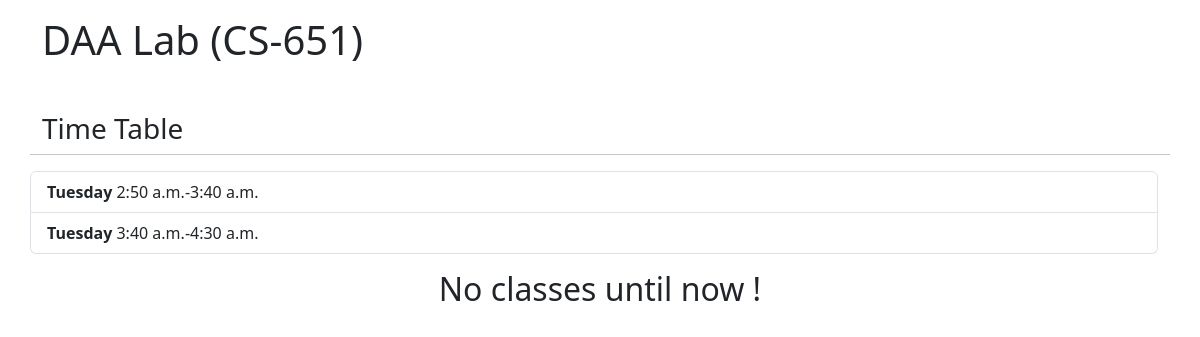
/report/10, run on an earlier commit of the app's database.
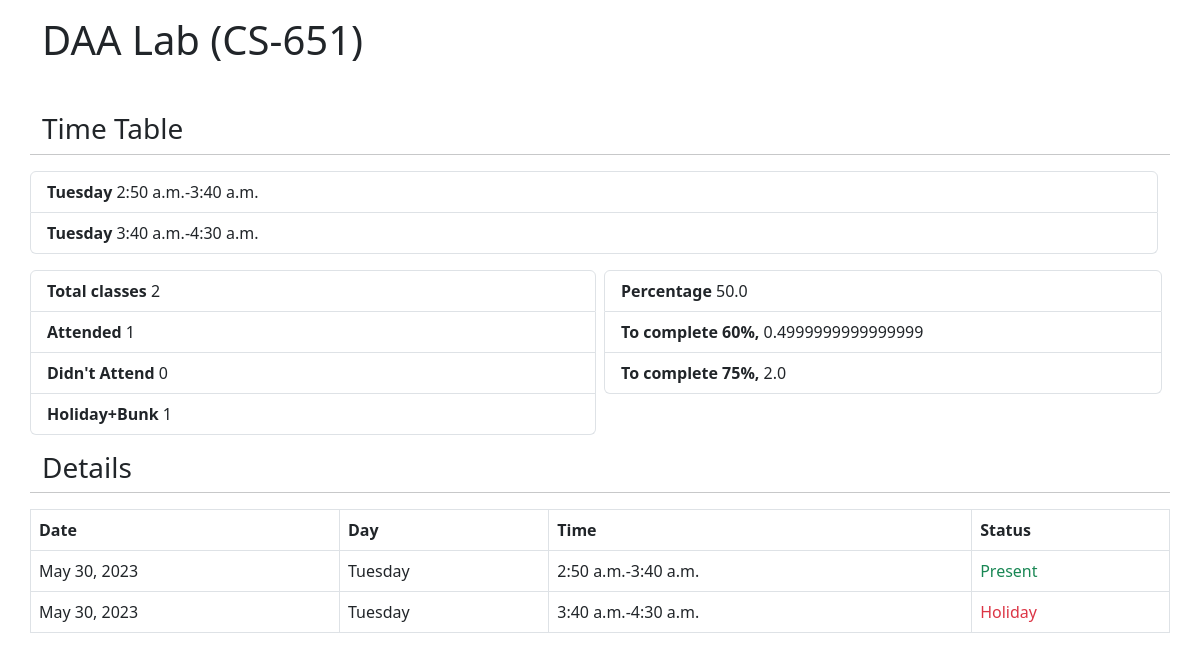
And on a later commit of the database.
### app/models.py (models this page shows, shortened)
class Subject(models.Model):
    id=models.AutoField(primary_key=True)
    name = models.CharField(max_length=100)
    subject_code = models.CharField(max_length=10)
    student= models.ForeignKey("Student", on_delete=models.CASCADE,null=True)

class Timetable(models.Model):
    id=models.AutoField(primary_key=True)
    sid=models.ForeignKey(Subject, on_delete=models.CASCADE,null=True)
    day = models.ForeignKey(Day,on_delete=models.CASCADE,null=True)
    time_slot = models.ForeignKey(TimeSlot, on_delete=models.CASCADE,null=True)

class Day(models.Model):
    id=models.AutoField(primary_key=True)
    name = models.CharField(max_length=20)

class TimeSlot(models.Model):
    id=models.AutoField(primary_key=True)
    start_time = models.TimeField()
    duration = models.DurationField()
    @property
    def end_time(self):
        end = datetime.datetime.combine(datetime.date.today(), self.start_time) + self.duration
        return end.time()

class Attendance(models.Model):
    id=models.AutoField(primary_key=True)
    date=models.DateField(default=datetime.date.today)
    roll=models.ForeignKey(Student, on_delete=models.CASCADE,null=True)
    timetable=models.ForeignKey(Timetable, on_delete=models.CASCADE,null=True)
    status=models.ForeignKey("Status", on_delete=models.CASCADE,null=True)

### app/views.py (the view)
# urls.py: path("report/<subject_id>", views.report, name="attendance"),
def report(request, subject_id):
    subject = Subject.objects.get(id=subject_id)
    time_table = Timetable.objects.filter(sid_id=subject_id).all()
    attendances = Attendance.objects.filter(timetable__in=time_table).all()
    total=0
    present=0
    absent=0
    holiday=0
    percentage = 0
    to_75 = 0
    to_60 = 0
    for a in attendances:
        total+=1
        if a.status_id==1:
            present+=1
        elif a.status_id==2:
            absent+=1
        elif a.status_id==3:
            holiday+=1
    if total>0:
        percentage = (present/total)*100
        percentage = round(percentage, 2)
        to_75 = (0.75*total - present)/0.25
        to_60 = (0.60*total - present)/0.40
    context = {"attendances" : attendances,"subject":subject, "time_table":time_table, "to_75": to_75, "to_60": to_60, "total": total, "present": present, "absent": absent, "holiday": holiday, "percentage": percentage}
    return render(request, "report.html", context=context)

### app/templates/report.html (shortened to what this page needs)
{% extends "base.html" %}
{% block body %}
<div class="container mt-3">
    <h1>{{subject.name}} ({{subject.subject_code}})</h1>
    <div class="row mt-5">
        <h3>Time Table</h3>
        <hr>
        <ul class="list-group">
            {% for tt in time_table %}
            <li class="list-group-item">
                <span class="fw-bold">{{tt.day.name}}</span> {{tt.time_slot.start_time}}-{{tt.time_slot.end_time}}
            </li>
            {% endfor %}
    </div>
    {% if total > 0 %}
    <div class="row mt-3">
        <div class="col-6 p-0 pe-1">
            <ul class="list-group">
                <li class="list-group-item">
                    <span class="fw-bold">Total classes</span> {{total}}
                </li>
                <li class="list-group-item">
                    <span class="fw-bold">Attended</span> {{present}}
                </li>
                <li class="list-group-item">
                    <span class="fw-bold">Didn't Attend</span> {{absent}}
                </li>
                <li class="list-group-item">
                    <span class="fw-bold">Holiday+Bunk</span> {{holiday}}
                </li>
            </ul>
        </div>
        <div class="col-6 p-0 ps-1 pe-2">
            <ul class="list-group">
                <li class="list-group-item">
                    <span class="fw-bold">Percentage</span> {{percentage}}
                </li>
                <li class="list-group-item">
                    <span class="fw-bold">To complete 60%, </span> {{to_60}}
                </li>
                <li class="list-group-item">
                    <span class="fw-bold">To complete 75%, </span> {{to_75}}
                </li>
            </ul>
        </div>
    </div>
    <div class="row mt-3">
        <h3>Details</h3>
        <hr>
        <table class="table table-bordered">
            <thead>
                <tr>
                    <th>Date</th>
                    <th>Day</th>
                    <th>Time</th>
                    <th>Status</th>
                </tr>
            </thead>
            <tbody>
                {% for a in attendances %}
                <tr>
                    <td>
                        {{a.date}}
                    </td>
                    <td>
                        {{a.timetable.day.name}}
                    </td>
                    <td>
                        {{a.timetable.time_slot.start_time}}-{{a.timetable.time_slot.end_time}}
                    </td>
                    <td>
                        {% if a.status_id == 1 %}
                        <span class="text-success">Present</span>
                        {% elif a.status_id == 2 %}
                        <span class="text-secondary">Absent</span>
                        {% elif a.status_id == 3 %}
                        <span class="text-danger">Holiday</span>
                        {% endif %}
                    </td>
                </tr>
                {% endfor %}
            </tbody>
        </table>
    </div>
    {% else %}
    <h2 class=" mt-3 text-center">No classes until now !</h2>
    {% endif %}
</div>
{% endblock %}

### app/templates/base.html (shortened to what this page needs)
<!DOCTYPE html>
<html lang="en">
<head>
    <link href="https://cdn.jsdelivr.net/npm/bootstrap@5.3.0/dist/css/bootstrap.min.css" rel="stylesheet">
</head>
<body>
    {% block body %}{% endblock %}
</body>
</html>

What changed in the data, as far as the page shows it:
added Attendance: date "May 30, 2023", timetable.day.name "Tuesday", timetable.time_slot.start_time "2:50 a.m.", timetable.time_slot.end_time "3:40 a.m.", shows "Present"
added Attendance: date "May 30, 2023", timetable.day.name "Tuesday", timetable.time_slot.start_time "3:40 a.m.", timetable.time_slot.end_time "4:30 a.m.", shows "Holiday"
Also different on the page:
{{ total }}: (not shown) → "2"
{{ present }}: (not shown) → "1"
{{ absent }}: (not shown) → "0"
{{ holiday }}: (not shown) → "1"
{{ percentage }}: (not shown) → "50.0"
{{ to_60 }}: (not shown) → "0.4999999999999999"
{{ to_75 }}: (not shown) → "2.0"
text no longer shown: "No classes until now !"
text now shown: "Total classes Attended Didn't Attend Holiday+Bunk Percentage To complete 60%, To complete 75%, Details Date Day Time Status"
